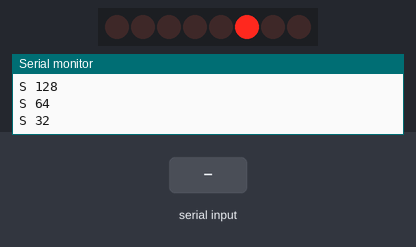
Simulated run of this sketch. Board: Arduino Uno, built with avr-gcc and run on an emulated ATmega328P. Shown: 8 shift-register outputs drawn as a row of LEDs (first output left, lit = HIGH), the last lines printed to the serial monitor. Wiring (inferred from the names in the program): shift register (74HC595): data pin 12; shift clock pin 9; latch pin 11. Wiring (inferred from the signals the program sends): row of LEDs: on Q0, Q1, Q2, Q3, Q4, Q5, Q6, Q7. The inputs (shaded band) are chosen by the test bench. Random numbers use the default seed unless the sketch sets one.

Above: at 1.26 s.
1.3 s: "P90\n" received over Serial
At 1.62 s:
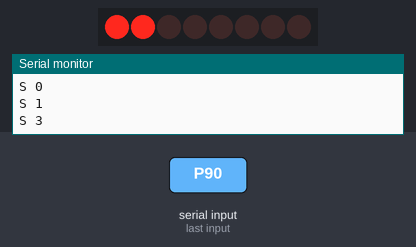
3.3 s: "W90\n" received over Serial
At 3.9 s:
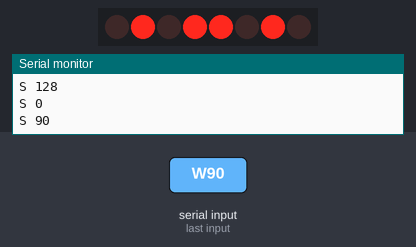
4.8 s: "W,45\n" received over Serial
At 6.2 s:
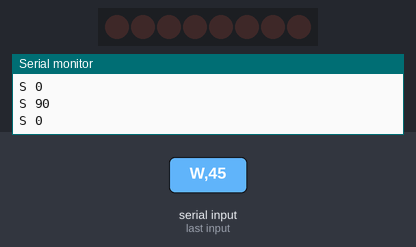
Timing chart, 0 to 7.8 s (numbered marks = the images above; inputs shaded):
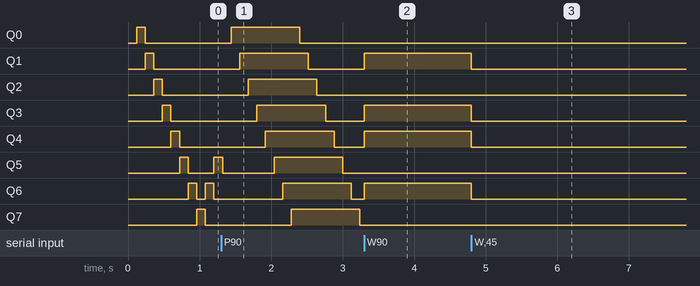

The sketch:

registro.ino
```cpp
// UNO Lab — progetto "registro": 8 LED comandati da 3 pin con il chip 74HC595.
// Collegamenti del chip (tacca a sinistra):
//   16 VCC -> 5V   10 MR -> 5V   8 GND -> GND   13 OE -> GND
//   14 DS -> pin 12   12 ST_CP (latch) -> pin 11   11 SH_CP (clock) -> pin 9
//   uscite Q0 (15), Q1..Q7 (1..7) -> piedino lungo del LED; piedino corto -> resistenza 220 ohm -> GND
// Comandi: ID?  |  W<0-255> accende i LED secondo i bit  |  P<n> giochi di luce (0 stop, 1 supercar,
//          2 contatore, 3 casuale, 4 riempimento)  |  V<ms> velocità (30-1000)
// Invio: "S <0-255>" a ogni cambio
#include <Arduino.h>

const char* ID = "registro";
const int DS = 12, LATCH = 11, CLK = 9;

byte valore = 0;
int gioco = 1, passo = 0, dir = 1;
unsigned long vel = 120, t0 = 0;
char buf[24];
byte len = 0;

void scrivi(byte v) {
  valore = v;
  digitalWrite(LATCH, LOW);
  shiftOut(DS, CLK, MSBFIRST, v);
  digitalWrite(LATCH, HIGH);
  Serial.print("S "); Serial.println(v);
}

void comando(char* c) {
  if (strcmp(c, "ID?") == 0) { Serial.print("ID "); Serial.println(ID); return; }
  if (c[0] == 'W') { gioco = 0; scrivi(constrain(atoi(c + 1), 0, 255)); return; }
  if (c[0] == 'P') { gioco = constrain(atoi(c + 1), 0, 4); passo = 0; dir = 1; Serial.print("P "); Serial.println(gioco); return; }
  if (c[0] == 'V') { vel = constrain(atol(c + 1), 30, 1000); Serial.println("OK"); return; }
  if (c[0] == '?') { Serial.print("S "); Serial.println(valore); Serial.print("P "); Serial.println(gioco); return; }
  if (c[0]) Serial.println("ERR cmd");
}

void setup() {
  pinMode(DS, OUTPUT); pinMode(LATCH, OUTPUT); pinMode(CLK, OUTPUT);
  Serial.begin(115200);
  Serial.print("READY "); Serial.println(ID);
  randomSeed(analogRead(A5));
  scrivi(0);
}

void loop() {
  while (Serial.available()) {
    char ch = Serial.read();
    if (ch == '\n' || ch == '\r') { buf[len] = 0; comando(buf); len = 0; }
    else if (len < sizeof(buf) - 1) buf[len++] = ch;
  }
  if (gioco == 0 || millis() - t0 < vel) return;
  t0 = millis();
  switch (gioco) {
    case 1:   // supercar: una luce che va avanti e indietro
      scrivi(1 << passo);
      passo += dir;
      if (passo == 7 || passo == 0) dir = -dir;
      break;
    case 2: scrivi(passo++ & 0xFF); break;          // contatore binario
    case 3: scrivi(random(256)); break;
    case 4:   // riempimento e svuotamento
      scrivi(passo < 9 ? (1 << passo) - 1 : 0xFF << (passo - 8));
      passo = (passo + 1) % 17;
      break;
  }
}
```

Measured:
- after the input at 4.8 s, Q1, Q3, Q4, Q6: HIGH → LOW at once
